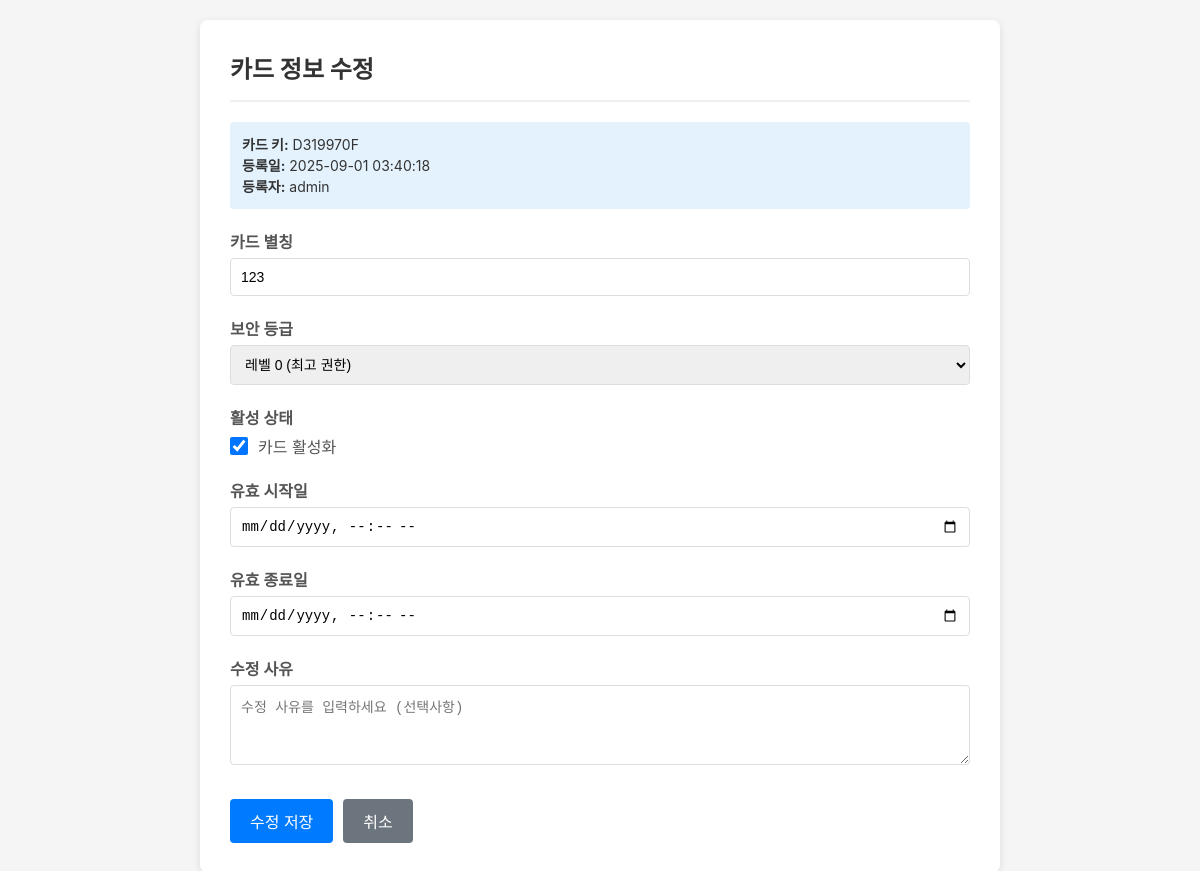
/RFID/card_edit/32/ (signed in), run on the app's committed database.
### RFID/models.py (models this page shows, shortened)
class Card(models.Model):
    card_key_value = models.CharField(
        max_length=20,
        verbose_name="카드 고유키",
        help_text="RFID 카드의 UID (Hex 형태)"
    )
    card_alias = models.CharField(
        max_length=100,
        verbose_name="카드 별칭",
        help_text="예: 홍길동 카드, 임시카드1"
    )
    card_level = models.IntegerField(
        default=5,
        validators=[MinValueValidator(0), MaxValueValidator(5)],
        verbose_name="카드 보안 등급",
        help_text="0=최고 권한, 5=최저 권한"
    )
    regist_date = models.DateTimeField(
        auto_now_add=True,
        verbose_name="등록일시"
    )
    who_add = models.CharField(
        max_length=100,
        verbose_name="등록자",
        help_text="카드를 등록한 관리자 이름"
    )
    last_modify_date = models.DateTimeField(
        auto_now=True,
        verbose_name="마지막 수정일시"
    )
    last_modify_who = models.CharField(
        max_length=100,
        blank=True,
        verbose_name="마지막 수정자"
    )
    is_active = models.BooleanField(
        default=True,
        verbose_name="카드 활성 상태",
        help_text="False시 카드 사용 불가"
    )
    valid_from = models.DateTimeField(
        null=True,
        blank=True,
        verbose_name="유효 시작일"
    )
    valid_until = models.DateTimeField(
        null=True,
        blank=True,
        verbose_name="유효 종료일"
    )
    class Meta:
        db_table = 'card'
        verbose_name = "RFID 카드"
        verbose_name_plural = "Card : RFID 카드 목록"
        indexes = [
            models.Index(fields=['card_key_value']),
            models.Index(fields=['card_level']),
            models.Index(fields=['is_active']),
        ]

### RFID/card_modify.py (the view, shortened to what this page needs)
# urls.py: path('card_edit/<int:card_id>/', card_modify.card_edit, name='card_edit'),
@login_required
def card_edit(request, card_id):
    if not request.user.is_superuser:
        messages.error(request, "접근 권한이 없습니다.")
        return redirect('card_list')
    card = get_object_or_404(Card, id=card_id)
    modify_logs = card.modify_logs.order_by('-modify_date')[:10]
    context = {
        'card': card,
        'modify_logs': modify_logs,
    }
    return render(request, 'card_edit.html', context)

### RFID/templates/card_edit.html (shortened to what this page needs)
<!DOCTYPE html>
<html lang="ko">
<head>
</head>
<body>
    <div class="container">
        <form method="post" class="card-form">
            <h1>카드 정보 수정</h1>
            <div class="info-box">
                <strong>카드 키:</strong> {{ card.card_key_value }}<br>
                <strong>등록일:</strong> {{ card.regist_date|date:"Y-m-d H:i:s" }}<br>
                <strong>등록자:</strong> {{ card.who_add }}
            </div>
            <div class="form-group">
                <label for="card_alias">카드 별칭</label>
                <input type="text" id="card_alias" name="card_alias" value="{{ card.card_alias }}" required>
            </div>
            <div class="form-group">
                <label for="card_level">보안 등급</label>
                <select id="card_level" name="card_level" required>
                    <option value="0" {% if card.card_level == 0 %}selected{% endif %}>레벨 0 (최고 권한)</option>
                </select>
            </div>
            <div class="form-group">
                <label>활성 상태</label>
                <div class="checkbox-group">
                    <input type="checkbox" id="is_active" name="is_active" {% if card.is_active %}checked{% endif %}>
                    <label for="is_active" style="font-weight: normal; margin-bottom: 0;">카드 활성화</label>
                </div>
            </div>
            <div class="form-group">
                <label for="valid_from">유효 시작일</label>
                <input type="datetime-local" id="valid_from" name="valid_from"
                       value="{% if card.valid_from %}{{ card.valid_from|date:'Y-m-d' }}T{{ card.valid_from|time:'H:i' }}{% endif %}">
            </div>
            <div class="form-group">
                <label for="valid_until">유효 종료일</label>
                <input type="datetime-local" id="valid_until" name="valid_until"
                       value="{% if card.valid_until %}{{ card.valid_until|date:'Y-m-d' }}T{{ card.valid_until|time:'H:i' }}{% endif %}">
            </div>
            <div class="form-group">
                <label for="modify_reason">수정 사유</label>
                <textarea id="modify_reason" name="modify_reason" placeholder="수정 사유를 입력하세요 (선택사항)"></textarea>
            </div>
            <div class="btn-group">
                <button type="submit" class="btn-primary">수정 저장</button>
                <button type="button" class="btn-secondary" onclick="window.location.href='/RFID/card_list/'">취소</button>
            </div>
        </form>
    </div>
</body>
</html>

### RFID/templates/card_edit.html (style rules this page uses)
* { margin: 0; padding: 0; box-sizing: border-box; }
body { font-family: -apple-system, BlinkMacSystemFont, 'Segoe UI', sans-serif; background: #f5f5f5; color: #333; padding: 20px; }
.container { max-width: 800px; margin: 0 auto; }
.card-form { background: white; padding: 30px; border-radius: 8px; box-shadow: 0 2px 8px rgba(0,0,0,0.1); margin-bottom: 20px; }
h1 { font-size: 24px; margin-bottom: 20px; padding-bottom: 15px; border-bottom: 2px solid #f0f0f0; }
.form-group { margin-bottom: 20px; }
label { display: block; font-weight: 600; margin-bottom: 5px; color: #555; }
input[type="text"], input[type="datetime-local"], select, textarea { width: 100%; padding: 10px; border: 1px solid #ddd; border-radius: 4px; font-size: 14px; }
textarea { resize: vertical; min-height: 80px; }
.checkbox-group { display: flex; align-items: center; gap: 10px; }
input[type="checkbox"] { width: 18px; height: 18px; cursor: pointer; }
.info-box { background: #e3f2fd; padding: 12px; border-radius: 4px; margin-bottom: 20px; font-size: 14px; line-height: 1.5; }
.btn-group { display: flex; gap: 10px; margin-top: 30px; }
button { padding: 10px 20px; border: none; border-radius: 4px; font-size: 16px; cursor: pointer; transition: all 0.3s; }
.btn-primary { background: #007bff; color: white; }
.btn-secondary { background: #6c757d; color: white; }

### data on the page
Card: card_key_value "D319970F", regist_date "2025-09-01 03:40:18", who_add "admin", card_alias "123", card_level "레벨 0 (최고 권한)", is_active "☑"
